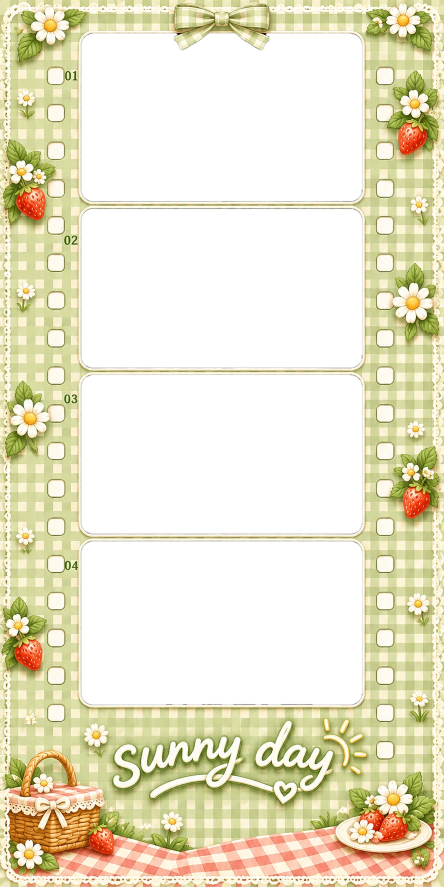
#> input picture assets/templates/picnic-day-a.webp, 887 x 1774 px (shown at 1/2 size)
$ python make_app_icons.py ../assets/templates/picnic-day-a.webp
#> lines starting #> are read from the running program, lines starting #| are printed output that depends on the picture
"""Makes every app icon from one square picture (design/app_icon.png).

Run from the project root:  python tool/make_app_icons.py [picture]

- iOS: every size in AppIcon.appiconset, opaque (iOS rejects transparency;
  the system rounds the corners itself).
- Android: the old square icons (mipmap-*/ic_launcher.png), and an adaptive
  icon for Android 8+. Launchers mask the adaptive icon to a circle, squircle
  or square showing only the middle two thirds of its 108 dp layers, so the
  whole picture goes in that middle and the edges around it are the picture
  mirrored outwards: nothing important is cut off, and no seam shows when
  the launcher moves the layer a little.
- A picture on a plain background (its edges one colour) is laid out by
  what's drawn on it instead: that is shrunk to fit inside the round mask
  and iOS's rounded corners, on the same colour.
"""
import json, os, sys
from PIL import Image, ImageChops, ImageFilter, ImageOps

SRC = sys.argv[1] if len(sys.argv) > 1 else 'design/app_icon.png'
RES = 'android/app/src/main/res'
IOS = 'ios/Runner/Assets.xcassets/AppIcon.appiconset'

src = Image.open(SRC).convert('RGB')
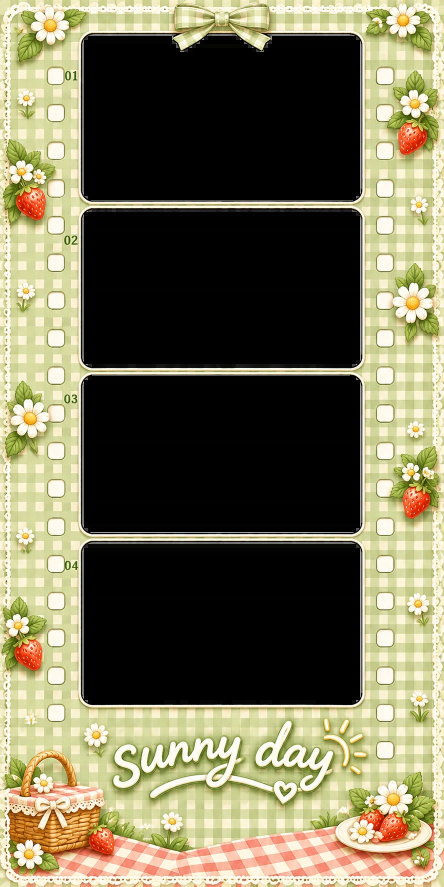
#> src: PIL image 887x1774 RGB (shown at 1/2 size); mean R, G, B 117.4, 112.6, 86.6
side = min(src.size)
#> side = 887
src = src.crop(((src.width - side) // 2, (src.height - side) // 2, (src.width + side) // 2, (src.height + side) // 2))
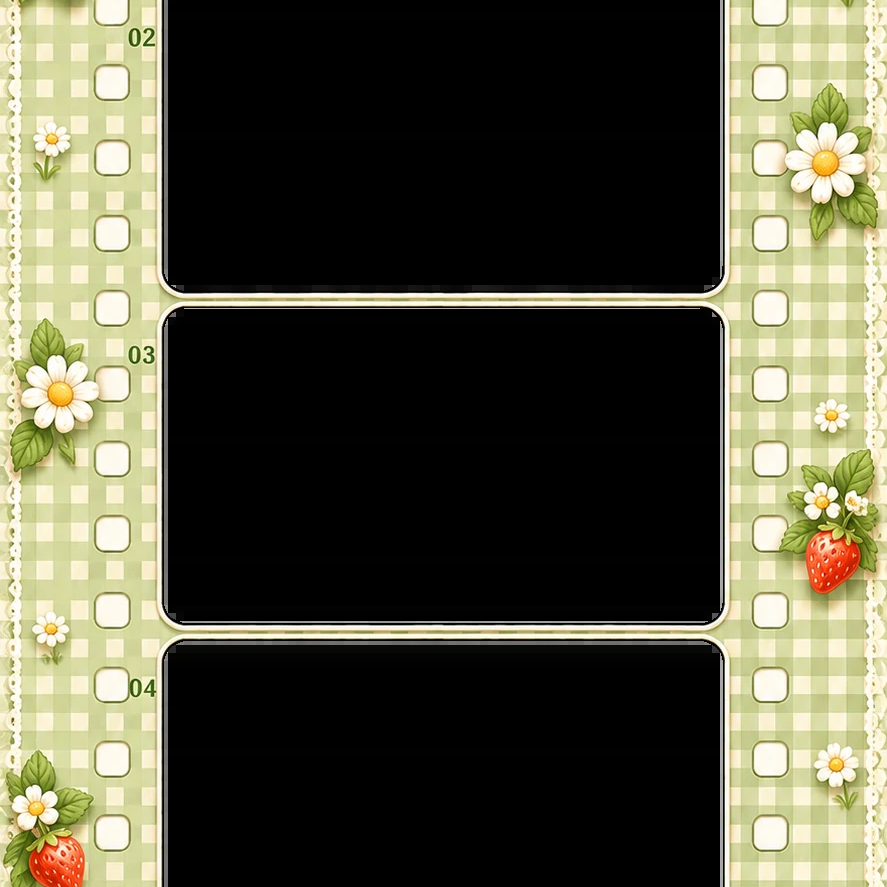
#> src: PIL image 887x887 RGB; mean R, G, B 86.1, 84.7, 66.3


# A plain background: its colour, and the box around what's drawn on it.
edge = ([src.getpixel((x, y)) for x in range(0, side, 16) for y in (0, side - 1)]
        + [src.getpixel((x, y)) for y in range(0, side, 16) for x in (0, side - 1)])
#> edge = 224 items, first 6: (208, 208, 149), (233, 228, 184), (235, 213, 155), (151, 170, 66), (141, 148, 77), (106, 116, 42)
plain = all(max(e[c] for e in edge) - min(e[c] for e in edge) <= 16 for c in range(3))
#> plain = False
if plain:
    bg_color = tuple(sorted(e[c] for e in edge)[len(edge) // 2] for c in range(3))
    diff = Image.eval(ImageChops.difference(src, Image.new('RGB', src.size, bg_color)).convert('L'), lambda v: 255 if v > 30 else 0)
    box = diff.getbbox()
    content = src.crop(box)
    # Blended in softly: the background isn't quite one colour, and a hard
    # edge around the drawing's box would show on the flat colour.
    soft = diff.filter(ImageFilter.MaxFilter(31)).filter(ImageFilter.GaussianBlur(14)).crop(box)


def placed(size, fit):
    """The drawing, its box's diagonal [fit] of [size], on the plain colour."""
    canvas = Image.new('RGB', (size, size), bg_color)
    w, h = content.size
    k = fit * size / (w * w + h * h) ** .5
    to = (max(1, round(w * k)), max(1, round(h * k)))
    canvas.paste(content.resize(to, Image.LANCZOS), ((size - to[0]) // 2, (size - to[1]) // 2), soft.resize(to, Image.LANCZOS))
    return canvas


def scaled(size):
    # Inside iOS's rounded corners and the old square icons' edges.
    return placed(size, 1.12) if plain else src.resize((size, size), Image.LANCZOS)


# iOS: the sizes Contents.json asks for.
#> (the run stopped early here; a loop or call above may not have finished)

$ run again, on assets/templates/bestie-b.webp
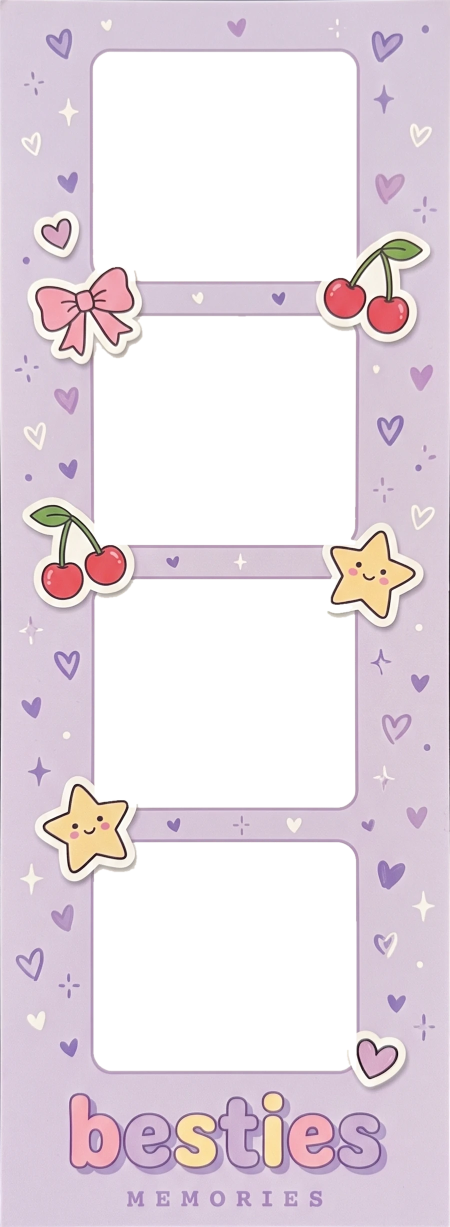
#> input picture assets/templates/bestie-b.webp, 900 x 2454 px (shown at 1/2 size)
#> `src = Image.open(SRC).convert('RGB')`:
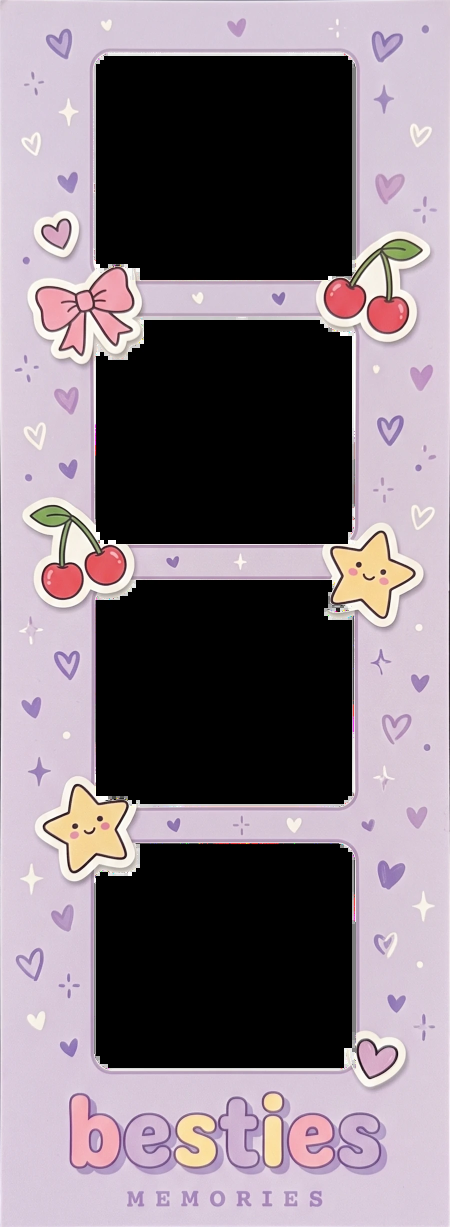
#> src: PIL image 900x2454 RGB (shown at 1/2 size); mean R, G, B 126.7, 115.6, 123.2
#> `src = src.crop(((src.width - side) // 2, (src.height - side) // 2, (sr..`:
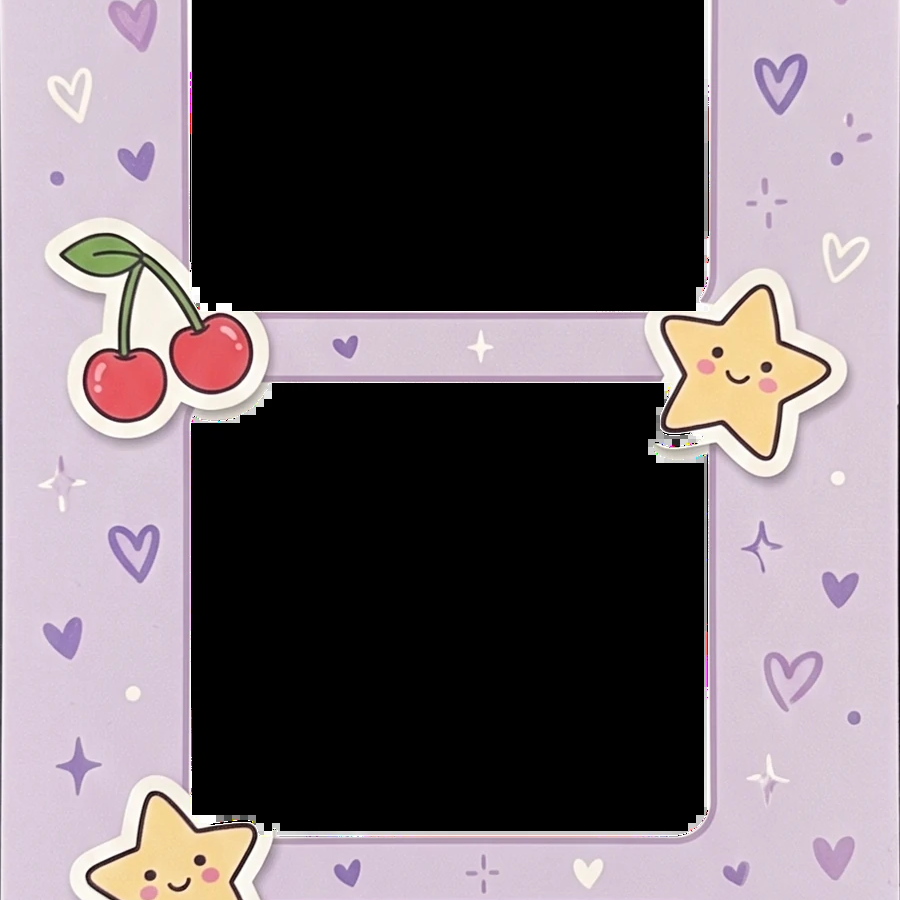
#> src: PIL image 900x900 RGB; mean R, G, B 113, 103.1, 108
#> edge = 228 items, first 6: (245, 235, 243), (157, 151, 160), (221, 205, 220), (223, 206, 223), (219, 205, 219), (219, 203, 218)
#> plain = False

$ run again, on assets/templates/class-of-b.webp
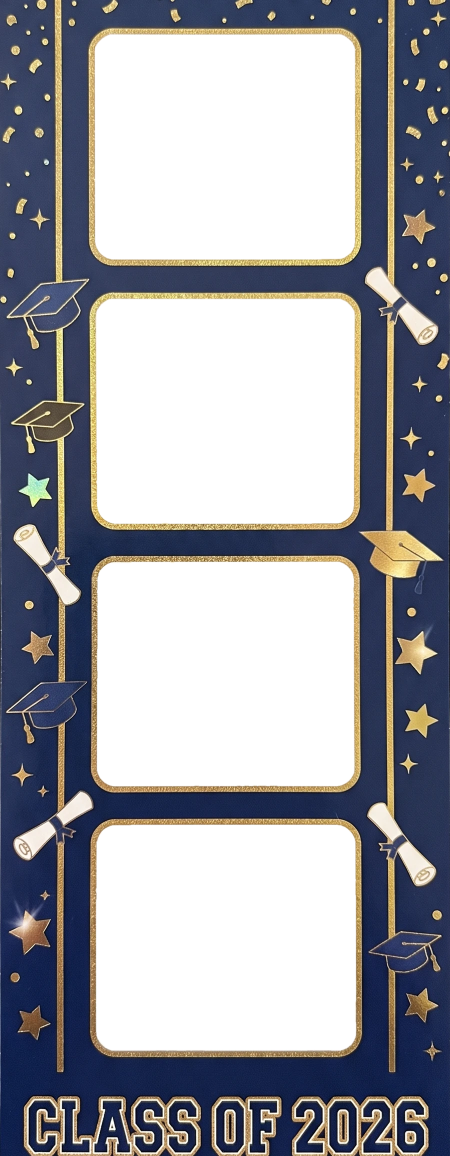
#> input picture assets/templates/class-of-b.webp, 900 x 2312 px (shown at 1/2 size)
#> `src = Image.open(SRC).convert('RGB')`:
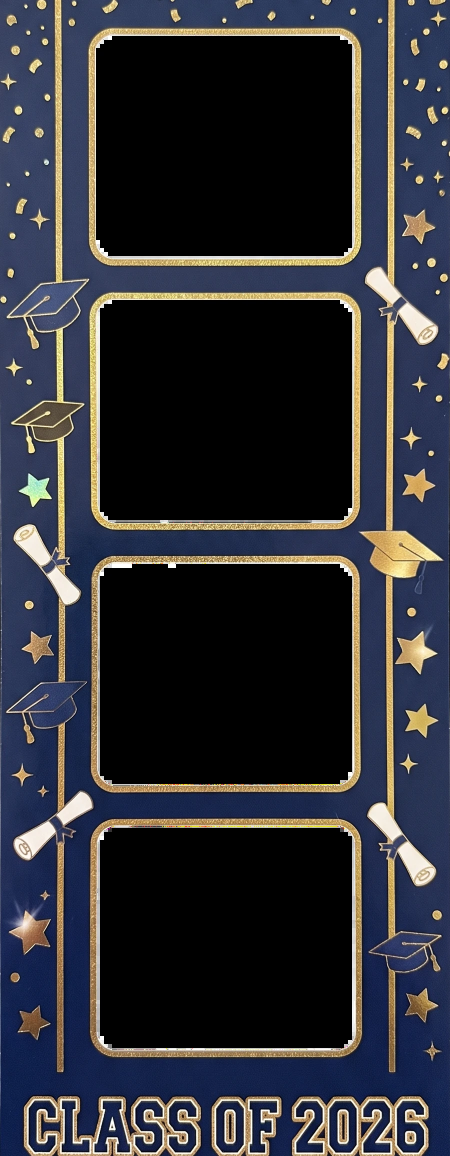
#> src: PIL image 900x2312 RGB (shown at 1/2 size); mean R, G, B 46.4, 47.7, 54.8
#> `src = src.crop(((src.width - side) // 2, (src.height - side) // 2, (sr..`:
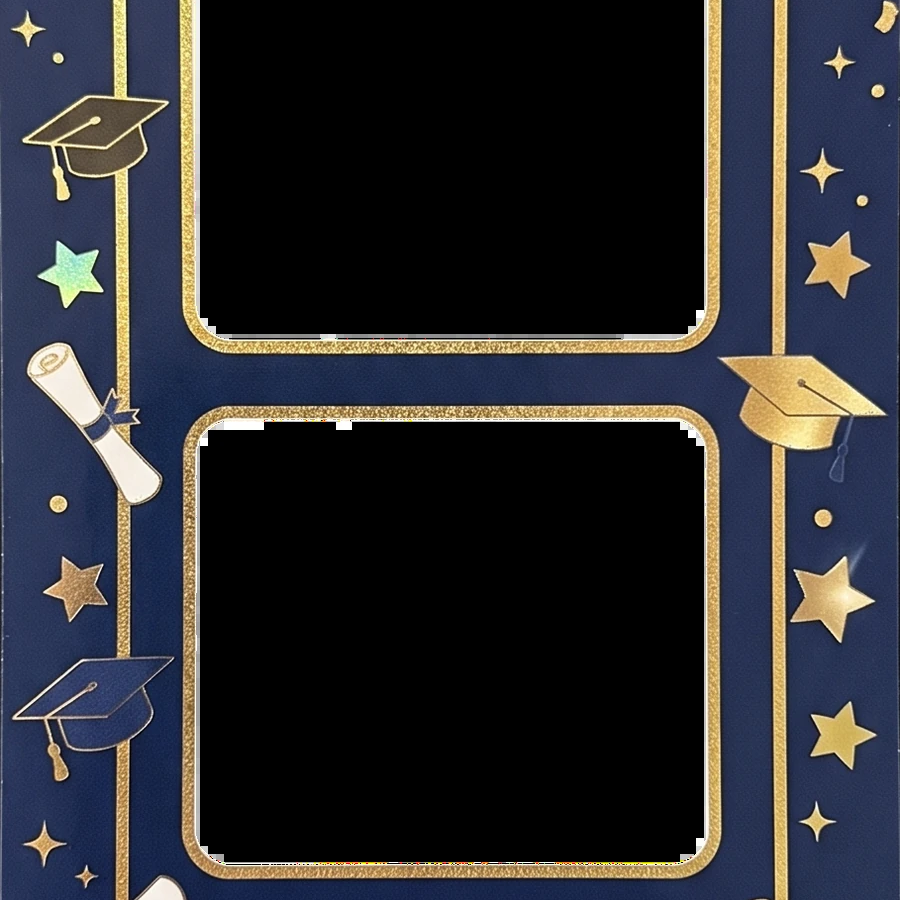
#> src: PIL image 900x900 RGB; mean R, G, B 43.7, 44.3, 48.9
#> edge = 228 items, first 6: (56, 64, 95), (122, 126, 154), (60, 69, 100), (37, 50, 86), (57, 65, 99), (35, 49, 85)
#> plain = False
